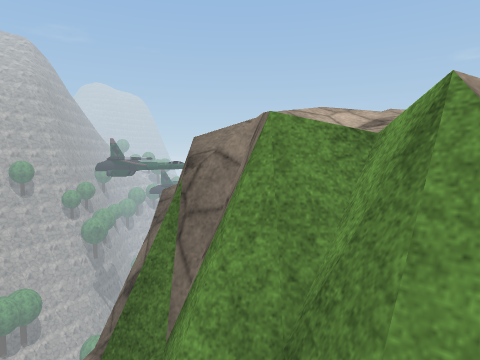
view 1 (above)

16 first-person views from a walk through a 3-D level made in the Unity game engine. The camera is 1.4 m above the floor, tilts 4° down and sees 75° across. The floor is counted in squares, 1 m on a side. Each view is taken from the middle of a square. On the plan, view 1 faces up. The plan holds only what a view shows up to about 14 squares ahead; the rest is blank. The place goes on beyond the plan. Some trees and plants on the terrain are drawn as simple stand-ins. The player character is not drawn. Some surface patterns are stand-ins.

view 2
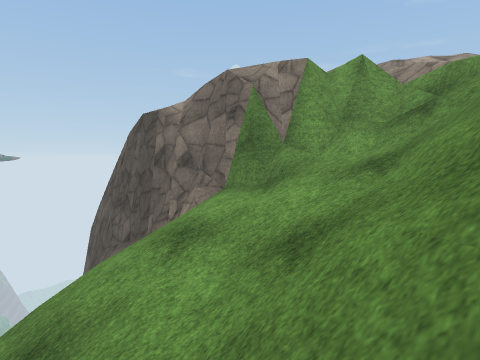

view 3
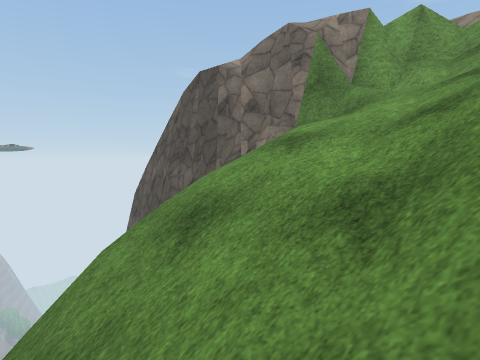

view 4
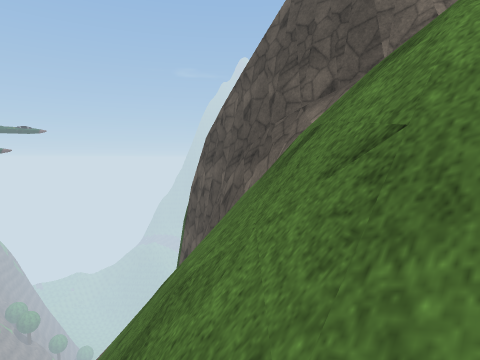

view 5
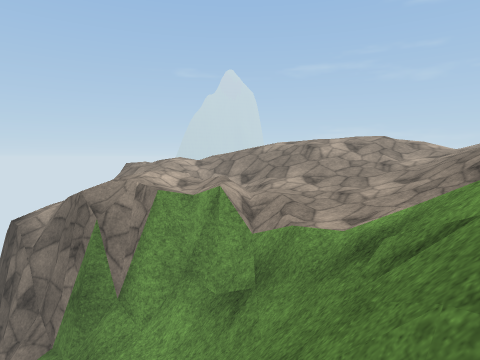

view 6
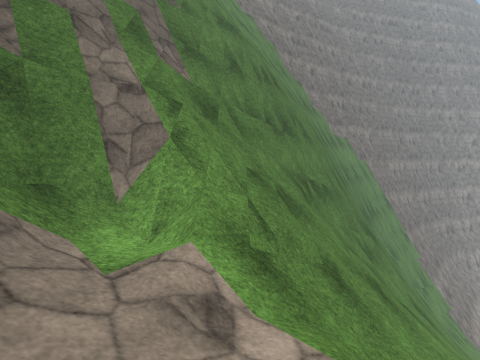

view 7
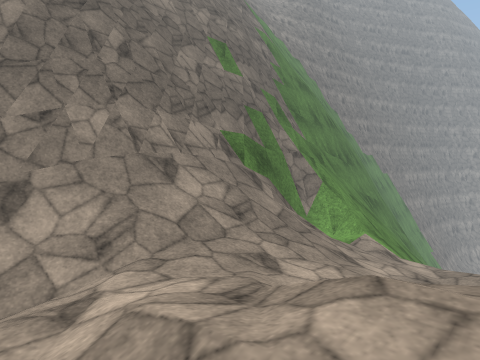

view 8
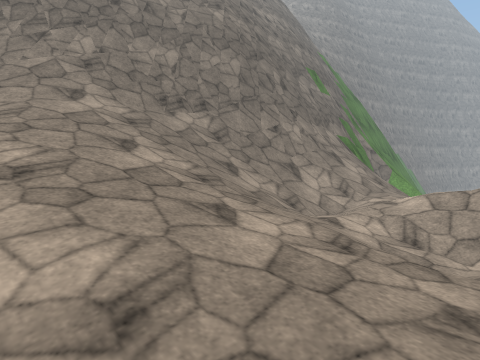

view 9
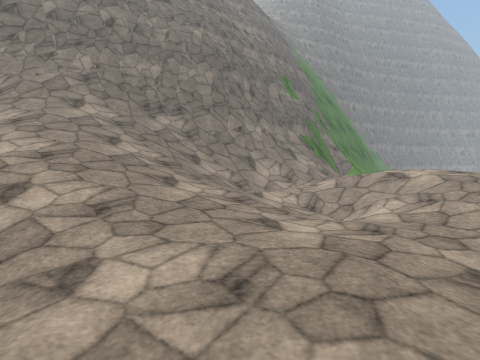

view 10
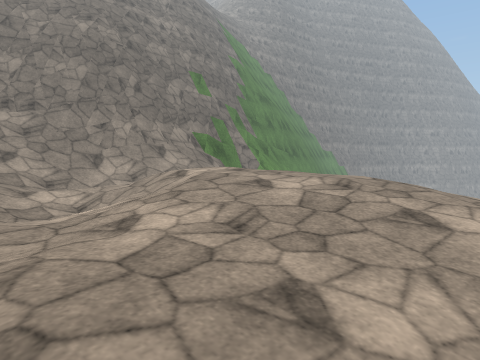

view 11
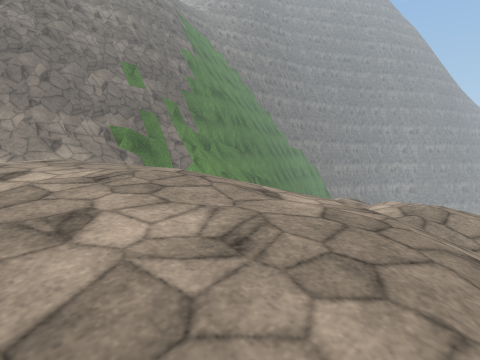

view 12
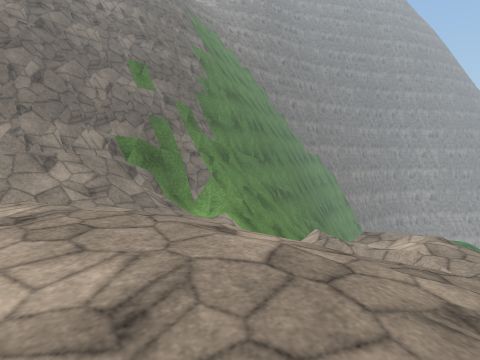

view 13
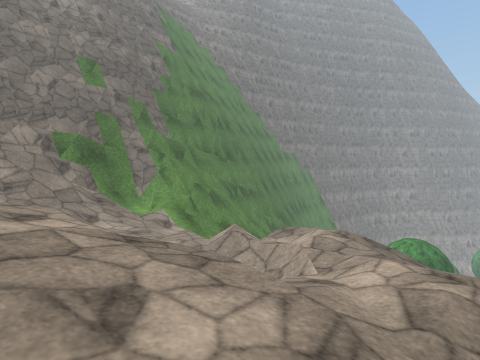

view 14
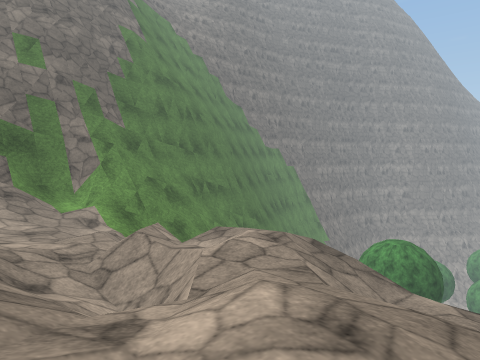

view 15
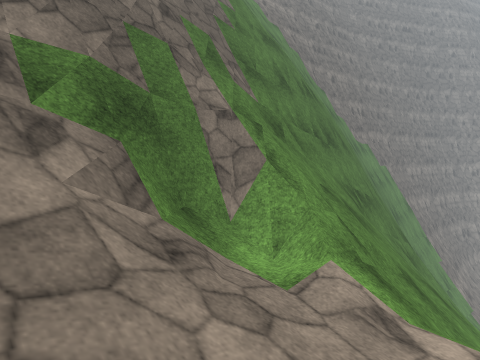

view 16
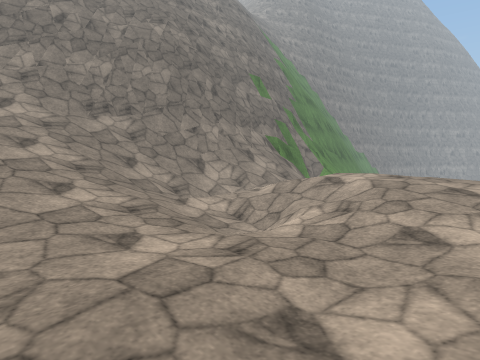

### Floor plan
Key: @ floor where view 1 was taken; # wall or solid block; . main floor; - floor 0.75 m lower than the main floor; : floor 0.75 m higher than the main floor; _ floor 1.75 m lower than the main floor; < floor 5.75 m lower than the main floor; / step, stairs or slope; = window, fence, low wall or low ledge; v drop or lower ground; O other object.
Columns run from 11 left of view 1 to 21 right of it. Each row starts with its distance up from view 1.
 15         vv
 14         vv
 13        vvv
 12        vvv
 11        vvv         /// /
 10        =vv    --////../
  9   vvv/ ##v/_ /-OO-/......- -
  8   vvv= =#v#_//////.........
  7  vvvv   #vv//-////..........
  6  ==v/   ##v//-=#///.......... /
  5  =//////=##////////............ /
  4 /////////##v_//////.............
  3   /////<//=#v///////...//........
  2   /////////#=/__/////.////.......
  1   //////////=/__/////.///-/...../
  0   /////////@/____////.///-/..../
 -1 /////////////_////-..//./////../
 -2 #//////////////////...//.///////
 -3 ####==///===/_//////////////////
 -4   ##===/==-.=//=////////////////
 -5    ######v.:###=//====//////////
 -6        ##:==####==###==////////
 -7         ##### ########===//////
 -8                     #####//////
 -9                        ####////
-10                          ##=///
-11                           ####=
-12                             ###

Where each view was taken, in squares from view 1:
view 1: 0 up, 0 right, facing up
view 2: 2 down, 8 left, facing up-right
view 3: 1 down, 10 left, facing up-right
view 4: 4 up, 11 left, facing up-right
view 5: 4 down, 4 left, facing up-right
view 6: 1 up, 4 right, facing down-left
view 7: 2 up, 12 right, facing down-left
view 8: 2 up, 20 right, facing down-left
view 9: 5 up, 21 right, facing down-left
view 10: 9 up, 16 right, facing down-left
view 11: 11 up, 12 right, facing down-left
view 12: 8 up, 11 right, facing down-left
view 13: 10 up, 9 right, facing down-left
view 14: 10 up, 6 right, facing down-left
view 15: 0 up, 6 right, facing down-left
view 16: 6 up, 19 right, facing down-left
